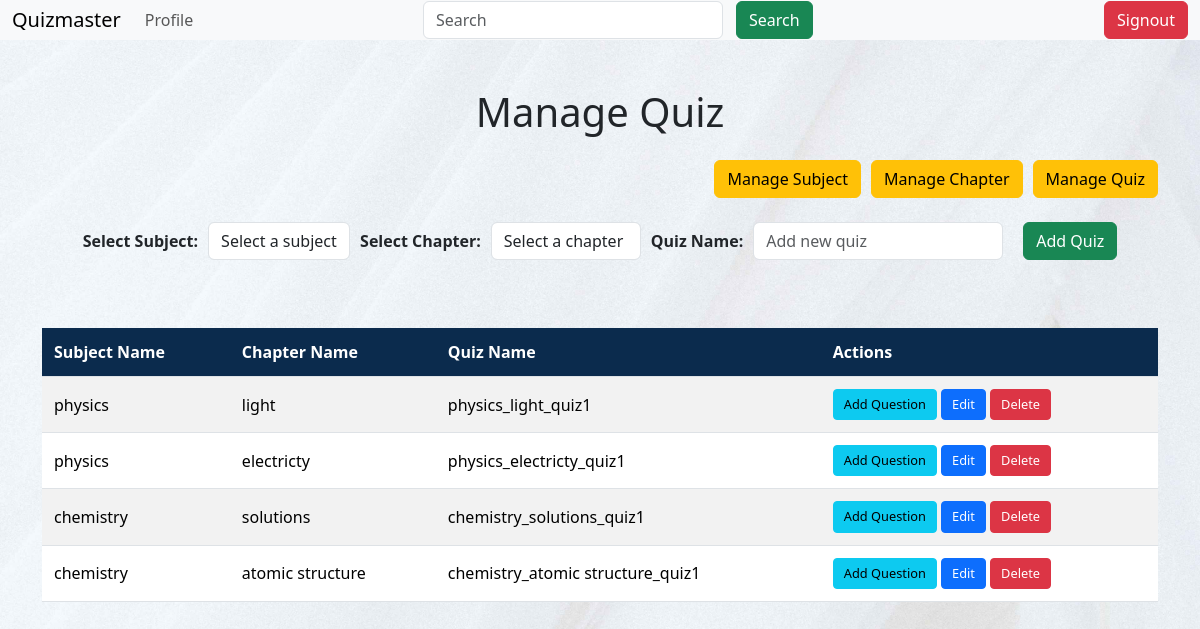
Page /quiz (signed in) on the earlier database version.
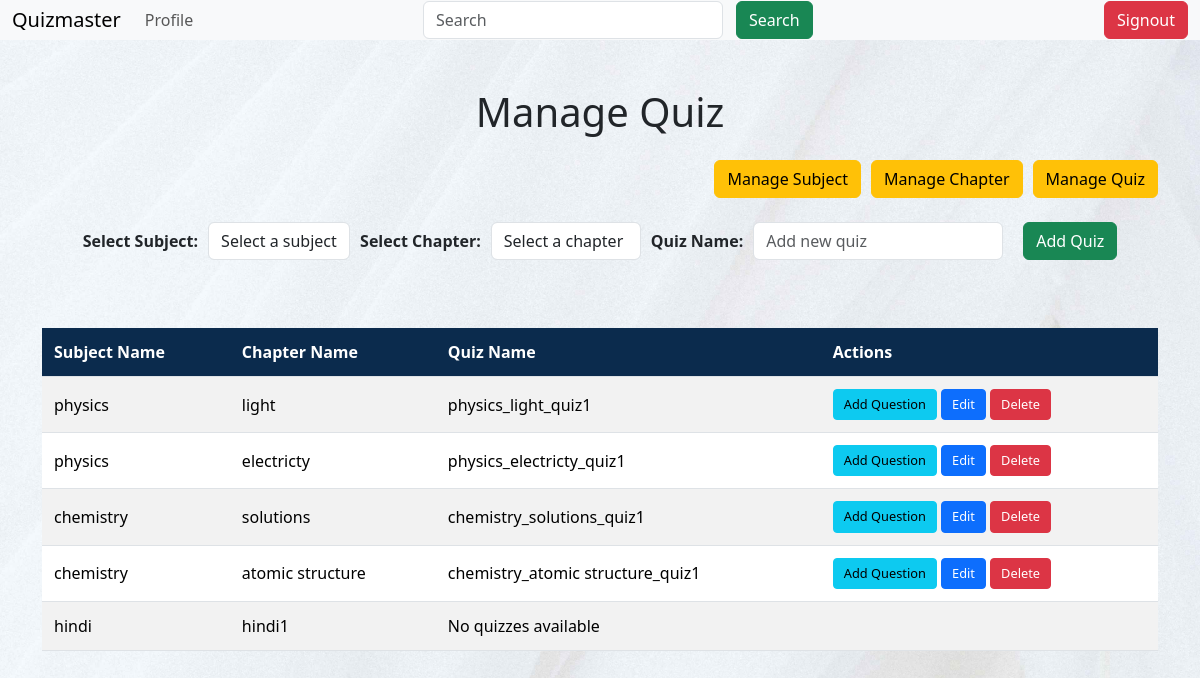
Same page on the later database version.
### models/models.py (models this page shows)
class Subject(db.Model):
    __tablename__ = "subject"
    id = db.Column(db.Integer, primary_key=True)
    name = db.Column(db.String(30), unique=True, nullable=False)
    description = db.Column(db.String(100))
    chapters = db.relationship('Chapter', backref='subject', lazy=True, cascade='all, delete')

class Chapter(db.Model):
    __tablename__ = "chapter"
    id = db.Column(db.Integer, primary_key=True)
    name = db.Column(db.String(100), nullable=False)
    description = db.Column(db.Text)
    subject_id = db.Column(db.Integer, db.ForeignKey('subject.id'), nullable=False)
    quizzes = db.relationship('Quiz', backref='chapter', lazy=True, cascade='all, delete')
    questions = db.relationship('Question', backref='chapter', lazy=True, cascade='all, delete')

class Quiz(db.Model):
    __tablename__ = "quiz"
    id = db.Column(db.Integer, primary_key=True)
    name = db.Column(db.String(100), nullable=False)
    chapter_id = db.Column(db.Integer, db.ForeignKey('chapter.id'), nullable=False)
    date_of_quiz = db.Column(db.DateTime, nullable=False, default=datetime.utcnow)
    time_duration = db.Column(db.String(5), nullable=True)  # hh:mm format
    remarks = db.Column(db.Text)
    questions = db.relationship('Question', backref='quiz', lazy=True, cascade='all, delete')

### controllers/routes.py (the view, shortened to what this page needs)
@app.route('/quiz', methods=['GET', 'POST'])
@authcheck
@admin_required
def admin_quiz():
    subjects = Subject.query.all()
    return render_template('admin_quiz.html', subjects=subjects)

### controllers/routes.py (called while the page is built)
def authcheck(func):
    @wraps(func)
    def wrapper(*args, **kwargs):
        if 'user_id' not in session:
            flash('Please login to access this page')
            return redirect(url_for('login'))
        return func(*args, **kwargs)
    return wrapper

def admin_required(func):
    @wraps(func)
    def inner(*args,**kwargs):
        if 'user_id' not in session:
            flash('you need to login first')
            return redirect(url_for(login))
        user=User.query.get(session['user_id'])
        if not user.isadmin:
            flash ('You are not authorized to view this page','danger')
            return redirect(url_for('home'))
        return func(*args,**kwargs)
    return inner

### templates/admin_quiz.html (shortened to what this page needs)
{% extends "layout.html" %}
{% block content %}
    {% include 'navbar.html' %}
    <div class="container mt-5">
        <h1 class="text-center mb-4">Manage Quiz</h1>
        <div class="button-container mb-4">
            <a href="{{ url_for('admin_subjects') }}" class="btn btn-warning">Manage Subject</a>
            <a href="{{ url_for('admin_chapters') }}" class="btn btn-warning">Manage Chapter</a>
            <a href="{{ url_for('admin_quiz') }}" class="btn btn-warning">Manage Quiz</a>
        </div>
        <div class="form-container mb-5">
            <form method="POST" class="form-inline">
                <label for="subject" class="mr-2"><strong>Select Subject:</strong></label>
                <select name="subject" id="subject" class="form-control mr-2" required>
                    <option value="" disabled selected>Select a subject</option>
                </select>
                <label for="chapter" class="mr-2"><strong>Select Chapter:</strong></label>
                <select name="chapter" id="chapter" class="form-control mr-2" required>
                    <option value="" disabled selected>Select a chapter</option>
                </select>
                <label for="quiz_name" class="mr-2"><strong>Quiz Name:</strong></label>
                <input type="text" id="quiz_name" name="quiz_name" class="form-control mr-2" placeholder="Add new quiz" required>
                <button type="submit" class="btn btn-success">Add Quiz</button>
            </form>
        </div>
        <div class="table-responsive">
            <table class="table table-striped" id="subjtable">
                <thead>
                    <tr>
                        <th>Subject Name</th>
                        <th>Chapter Name</th>
                        <th>Quiz Name</th>
                        <th>Actions</th>
                    </tr>
                </thead>
                <tbody>
                    {% for subject in subjects %}
                        {% for chapter in subject.chapters %}
                            {% set chapter_quizzes = chapter.quizzes %}
                            {% if chapter_quizzes %}
                                {% for quiz in chapter_quizzes %}
                                    <tr>
                                        <td>{{ subject.name }}</td>
                                        <td>{{ chapter.name }}</td>
                                        <td>{{ quiz.name }}</td>
                                        <td>
                                            <a href="{{ url_for('add_question', quiz_id=quiz.id) }}" class="btn btn-info btn-sm">Add Question</a>
                                            <a href="{{ url_for('edit_quiz', id=quiz.id) }}" class="btn btn-primary btn-sm">Edit</a>
                                            <form action="{{ url_for('delete_quiz', id=quiz.id) }}" method="POST" style="display:inline;">
                                                <button type="submit" class="btn btn-danger btn-sm"onclick="return confirm('Are you sure? This action cannot be undone!');">Delete</button>
                                            </form>
                                        </td>
                                    </tr>
                                {% endfor %}
                            {% else %}
                                <tr>
                                    <td>{{ subject.name }}</td>
                                    <td>{{ chapter.name }}</td>
                                    <td>No quizzes available</td>
                                    <td></td>
                                </tr>
                            {% endif %}
                        {% endfor %}
                    {% endfor %}
                </tbody>
            </table>
        </div>
    </div>
{% endblock %}

Differences in the rows shown:
added Subject: name "hindi"
added Chapter: name "hindi1"
